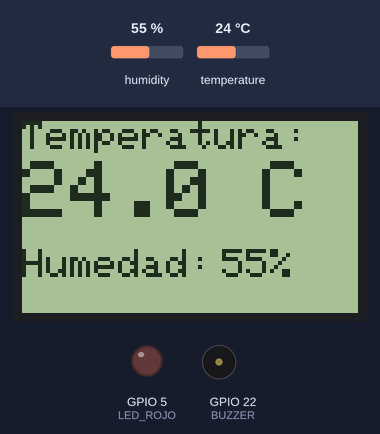
Bench run of a sketch on a simulated ESP32. Parts: 84×48 one-colour display, output pins drawn as LEDs (lit = HIGH), buzzer (waves = sounding). The inputs (shaded band) are chosen by the test bench; at power-on: temperature 24 °C, humidity 55 %. Pins used as bus, display or sensor lines are not drawn; what the sketch prints to the serial monitor is not drawn.

Above: at 3.2 s.
3.3 s: temperature set to 29 °C
At 5.5 s:
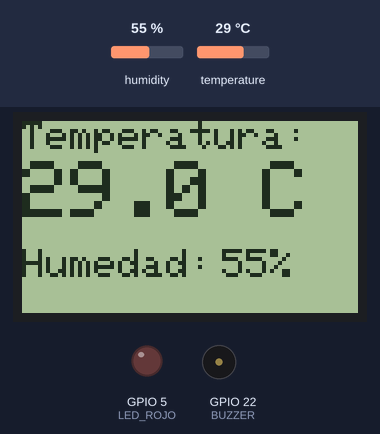
6.0 s: temperature set to 32 °C
At 7.4 s:
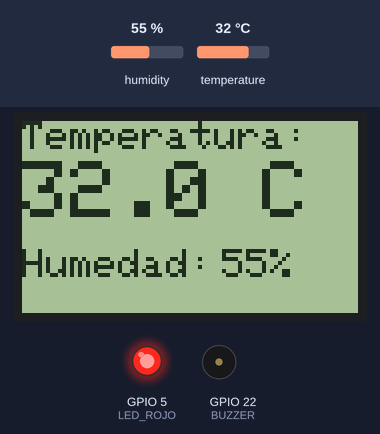
10.7 s: humidity set to 22 %
At 13.6 s:
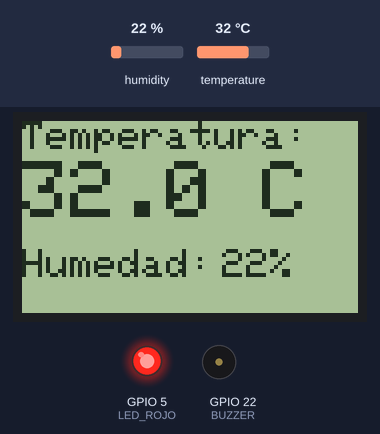
16.5 s: humidity set to 40 %
At 19.7 s:
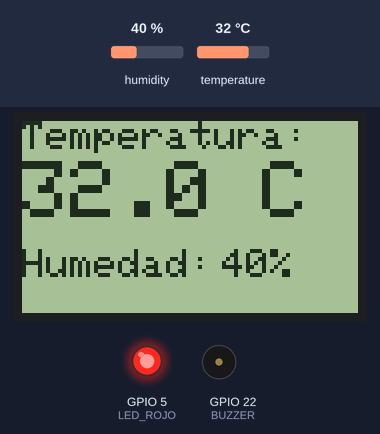
Timing chart, 0 to 22.7 s (numbered marks = the images above; inputs shaded):
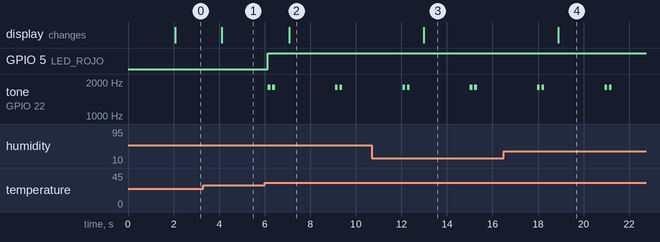

Measured:
- the behaviour switches between 30 and 31 °C on temperature (found by bisection; images 1 and 2)
- after the input at 3.3 s, the display: changes after 0.81 s (image 1)
- after the input at 6.0 s, GPIO 5 (LED_ROJO): LOW → HIGH after 0.14 s; tone on GPIO 22 (BUZZER): plays 1800 Hz for 0.12 s, 1800 Hz for 0.12 s, 1800 Hz for 0.12 s, 1800 Hz for 0.12 s, starting after 0.14 s; the display: changes after 1.1 s (image 2)
- after the input at 10.7 s, the display: changes after 2.3 s (image 3)
- after the input at 16.5 s, the display: changes after 2.4 s (image 4)

The sketch:

Actividad6_SensorTemp.ino
```cpp
#include <Adafruit_GFX.h>
#include <Adafruit_PCD8544.h>
#include <DHT.h>

#define RST 15
#define CE 2
#define DC 4
#define DIN 23
#define CLK 18

#define DHTPIN 21
#define DHTTYPE DHT11

#define BUZZER 22

#define LED_VERDE 18
#define LED_AMARILLO 22
#define LED_ROJO 5

Adafruit_PCD8544 display = Adafruit_PCD8544(CLK, DIN, DC, CE, RST);
DHT dht(DHTPIN, DHTTYPE);

const int canal = 0;
const int resolucion = 8;

void setup() {
  Serial.begin(115200);

  display.begin();
  display.setContrast(40);
  dht.begin();

  ledcSetup(canal, 1000, resolucion);
  ledcAttachPin(BUZZER, canal);

  // LEDs
  pinMode(LED_VERDE, OUTPUT);
  pinMode(LED_AMARILLO, OUTPUT);
  pinMode(LED_ROJO, OUTPUT);

  display.clearDisplay();
  display.setTextColor(BLACK);
  display.setTextSize(1);
  display.setCursor(10, 16);
  display.println("Iniciando...");
  display.display();

  delay(2000);
}

void loop() {
  float temp = dht.readTemperature();
  float hum  = dht.readHumidity();

  display.clearDisplay();
  display.setTextSize(1);

  if (isnan(temp) || isnan(hum)) {
    display.setCursor(0, 0);
    display.println("Error DHT11");
  } else {

    Serial.print("Temperatura: "); Serial.print(temp, 1); Serial.println(" C");
    Serial.print("Humedad:     "); Serial.print(hum, 0);  Serial.println(" %");

    display.setCursor(0, 0);
    display.println("Temperatura:");
    display.setTextSize(2);
    display.setCursor(0, 10);
    display.print(temp, 1);
    display.println(" C");

    display.setTextSize(1);
    display.setCursor(0, 32);
    display.println("Humedad:");
    display.setCursor(50, 32);
    display.print(hum, 0);
    display.println("%");

    // LEDS
    if (temp < 28) {
      digitalWrite(LED_VERDE, HIGH);
      digitalWrite(LED_AMARILLO, LOW);
      digitalWrite(LED_ROJO, LOW);

    } else if (temp >= 28 && temp <= 30) {
      digitalWrite(LED_VERDE, LOW);
      digitalWrite(LED_AMARILLO, HIGH);
      digitalWrite(LED_ROJO, LOW);

    } else {
      digitalWrite(LED_VERDE, LOW);
      digitalWrite(LED_AMARILLO, LOW);
      digitalWrite(LED_ROJO, HIGH);
    }

    if (temp > 30) {
      ledcWriteTone(canal, 1800);
      delay(120);
      ledcWriteTone(canal, 0);
      delay(80);

      ledcWriteTone(canal, 1800);
      delay(120);
      ledcWriteTone(canal, 0);

      delay(600);
    } else {
      ledcWriteTone(canal, 0);
    }
  }

  display.display();
  delay(2000);
}
```
